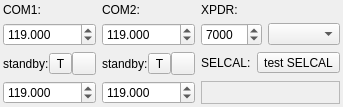
<?xml version="1.0" encoding="UTF-8"?>
<ui version="4.0">
 <class>CCockpitComForm</class>
 <widget class="QFrame" name="CCockpitComForm">
  <property name="geometry">
   <rect>
    <x>0</x>
    <y>0</y>
    <width>276</width>
    <height>95</height>
   </rect>
  </property>
  <property name="windowTitle">
   <string>Cockpit COM</string>
  </property>
  <layout class="QGridLayout" name="gl_CockpitComCo" columnstretch="0,0,1">
   <property name="leftMargin">
    <number>3</number>
   </property>
   <property name="topMargin">
    <number>3</number>
   </property>
   <property name="rightMargin">
    <number>3</number>
   </property>
   <property name="bottomMargin">
    <number>3</number>
   </property>
   <item row="1" column="0">
    <widget class="QDoubleSpinBox" name="ds_ComPanelCom1Active">
     <property name="decimals">
      <number>3</number>
     </property>
     <property name="minimum">
      <double>118.000000000000000</double>
     </property>
     <property name="maximum">
      <double>136.998</double>
     </property>
     <property name="singleStep">
      <double>0.0</double>
     </property>
     <property name="value">
      <double>119.000000000000000</double>
     </property>
    </widget>
   </item>
   <item row="0" column="2">
    <widget class="QWidget" name="qw_ComPanelTransponder" native="true">
     <layout class="QHBoxLayout" name="hl_ComPanelTransponderHeader">
      <property name="spacing">
       <number>0</number>
      </property>
      <property name="leftMargin">
       <number>0</number>
      </property>
      <property name="topMargin">
       <number>0</number>
      </property>
      <property name="rightMargin">
       <number>0</number>
      </property>
      <property name="bottomMargin">
       <number>0</number>
      </property>
      <item>
       <widget class="QLabel" name="lbl_ComPanelTransponder">
        <property name="frameShape">
         <enum>QFrame::NoFrame</enum>
        </property>
        <property name="text">
         <string>XPDR:</string>
        </property>
       </widget>
      </item>
      <item alignment="Qt::AlignLeft">
       <widget class="swift::gui::components::CCockpitTransponderModeLedsComponent" name="comp_TransponderLeds"/>
      </item>
     </layout>
    </widget>
   </item>
   <item row="3" column="0">
    <widget class="QDoubleSpinBox" name="ds_ComPanelCom1Standby">
     <property name="decimals">
      <number>3</number>
     </property>
     <property name="minimum">
      <double>118.000000000000000</double>
     </property>
     <property name="maximum">
      <double>136.998</double>
     </property>
     <property name="singleStep">
      <double>0.0</double>
     </property>
     <property name="value">
      <double>119.000000000000000</double>
     </property>
    </widget>
   </item>
   <item row="0" column="1">
    <widget class="QWidget" name="qw_ComPanelCom2Active" native="true">
     <layout class="QHBoxLayout" name="hl_ComPanelCom2Active">
      <property name="spacing">
       <number>3</number>
      </property>
      <property name="leftMargin">
       <number>0</number>
      </property>
      <property name="topMargin">
       <number>0</number>
      </property>
      <property name="rightMargin">
       <number>0</number>
      </property>
      <property name="bottomMargin">
       <number>0</number>
      </property>
      <item>
       <widget class="QLabel" name="lbl_ComPanelCom2Active">
        <property name="sizePolicy">
         <sizepolicy hsizetype="Preferred" vsizetype="Preferred">
          <horstretch>0</horstretch>
          <verstretch>0</verstretch>
         </sizepolicy>
        </property>
        <property name="text">
         <string>COM2:</string>
        </property>
        <property name="buddy">
         <cstring>qw_ComPanelCom2Active</cstring>
        </property>
       </widget>
      </item>
      <item>
       <widget class="swift::gui::CLedWidget" name="led_ComPanelCom2T" native="true"/>
      </item>
      <item>
       <widget class="swift::gui::CLedWidget" name="led_ComPanelCom2R" native="true"/>
      </item>
     </layout>
    </widget>
   </item>
   <item row="1" column="1">
    <widget class="QDoubleSpinBox" name="ds_ComPanelCom2Active">
     <property name="decimals">
      <number>3</number>
     </property>
     <property name="minimum">
      <double>118.000000000000000</double>
     </property>
     <property name="maximum">
      <double>136.998</double>
     </property>
     <property name="singleStep">
      <double>0.0</double>
     </property>
     <property name="value">
      <double>119.000000000000000</double>
     </property>
    </widget>
   </item>
   <item row="3" column="1">
    <widget class="QDoubleSpinBox" name="ds_ComPanelCom2Standby">
     <property name="decimals">
      <number>3</number>
     </property>
     <property name="minimum">
      <double>118.000000000000000</double>
     </property>
     <property name="maximum">
      <double>136.998</double>
     </property>
     <property name="singleStep">
      <double>0.0</double>
     </property>
     <property name="value">
      <double>119.000000000000000</double>
     </property>
    </widget>
   </item>
   <item row="1" column="2">
    <widget class="QFrame" name="fr_ComPanelTransponder">
     <property name="sizePolicy">
      <sizepolicy hsizetype="Preferred" vsizetype="Preferred">
       <horstretch>0</horstretch>
       <verstretch>0</verstretch>
      </sizepolicy>
     </property>
     <layout class="QHBoxLayout" name="hl_ComPanelTransponder">
      <property name="leftMargin">
       <number>0</number>
      </property>
      <property name="topMargin">
       <number>0</number>
      </property>
      <property name="rightMargin">
       <number>0</number>
      </property>
      <property name="bottomMargin">
       <number>0</number>
      </property>
      <item>
       <widget class="swift::gui::components::CTransponderCodeSpinBox" name="sbp_ComPanelTransponder">
        <property name="minimumSize">
         <size>
          <width>0</width>
          <height>18</height>
         </size>
        </property>
        <property name="maximum">
         <number>7777</number>
        </property>
        <property name="value">
         <number>7000</number>
        </property>
       </widget>
      </item>
      <item>
       <widget class="swift::gui::components::CTransponderModeSelector" name="cbp_ComPanelTransponderMode"/>
      </item>
     </layout>
    </widget>
   </item>
   <item row="0" column="0">
    <widget class="QWidget" name="qw_ComPanelCom1Active" native="true">
     <layout class="QHBoxLayout" name="hl_ComPanelCom1Active" stretch="0,0,0,0">
      <property name="spacing">
       <number>3</number>
      </property>
      <property name="leftMargin">
       <number>0</number>
      </property>
      <property name="topMargin">
       <number>0</number>
      </property>
      <property name="rightMargin">
       <number>0</number>
      </property>
      <property name="bottomMargin">
       <number>0</number>
      </property>
      <item>
       <widget class="QLabel" name="lbl_ComPanelCom1Active">
        <property name="sizePolicy">
         <sizepolicy hsizetype="Preferred" vsizetype="Preferred">
          <horstretch>0</horstretch>
          <verstretch>0</verstretch>
         </sizepolicy>
        </property>
        <property name="text">
         <string>COM1:</string>
        </property>
        <property name="buddy">
         <cstring>qw_ComPanelCom1Active</cstring>
        </property>
       </widget>
      </item>
      <item>
       <widget class="swift::gui::CLedWidget" name="led_ComPanelCom1T" native="true"/>
      </item>
      <item>
       <widget class="swift::gui::CLedWidget" name="led_ComPanelCom1R" native="true"/>
      </item>
     </layout>
    </widget>
   </item>
   <item row="2" column="1">
    <widget class="QWidget" name="qw_ComPanelCom2Standby" native="true">
     <layout class="QHBoxLayout" name="hl_ComPanelCom2Standby">
      <property name="spacing">
       <number>0</number>
      </property>
      <property name="leftMargin">
       <number>0</number>
      </property>
      <property name="topMargin">
       <number>0</number>
      </property>
      <property name="rightMargin">
       <number>0</number>
      </property>
      <property name="bottomMargin">
       <number>0</number>
      </property>
      <item>
       <widget class="QLabel" name="lbl_ComPanelCom2Standby">
        <property name="sizePolicy">
         <sizepolicy hsizetype="Preferred" vsizetype="Preferred">
          <horstretch>0</horstretch>
          <verstretch>0</verstretch>
         </sizepolicy>
        </property>
        <property name="text">
         <string>standby:</string>
        </property>
       </widget>
      </item>
      <item alignment="Qt::AlignLeft">
       <widget class="QToolButton" name="tb_RequestTextMessageCom2">
        <property name="toolTip">
         <string>Overlay text message</string>
        </property>
        <property name="whatsThis">
         <string>Overlay text message</string>
        </property>
        <property name="text">
         <string>T</string>
        </property>
       </widget>
      </item>
      <item alignment="Qt::AlignLeft">
       <widget class="QToolButton" name="tb_ComPanelCom2Toggle">
        <property name="toolTip">
         <string>Toggle COM 2 standby/active</string>
        </property>
        <property name="text">
         <string/>
        </property>
        <property name="icon">
         <iconset resource="../../misc/misc.qrc">
          <normaloff>:/ant-design/icons/ant-design/swap.svg</normaloff>:/ant-design/icons/ant-design/swap.svg</iconset>
        </property>
       </widget>
      </item>
     </layout>
    </widget>
   </item>
   <item row="2" column="0">
    <widget class="QWidget" name="qw_ComPanelCom1Standby" native="true">
     <layout class="QHBoxLayout" name="hl_ComPanelCom1Standby">
      <property name="spacing">
       <number>0</number>
      </property>
      <property name="leftMargin">
       <number>0</number>
      </property>
      <property name="topMargin">
       <number>0</number>
      </property>
      <property name="rightMargin">
       <number>0</number>
      </property>
      <property name="bottomMargin">
       <number>0</number>
      </property>
      <item>
       <widget class="QLabel" name="lbl_ComPanelCom1Standby">
        <property name="text">
         <string>standby:</string>
        </property>
       </widget>
      </item>
      <item alignment="Qt::AlignLeft">
       <widget class="QToolButton" name="tb_RequestTextMessageCom1">
        <property name="toolTip">
         <string>Overlay text message</string>
        </property>
        <property name="whatsThis">
         <string>Overlay text message</string>
        </property>
        <property name="text">
         <string>T</string>
        </property>
       </widget>
      </item>
      <item alignment="Qt::AlignLeft">
       <widget class="QToolButton" name="tb_ComPanelCom1Toggle">
        <property name="toolTip">
         <string>Toggle COM 1 standby/active</string>
        </property>
        <property name="text">
         <string/>
        </property>
        <property name="icon">
         <iconset resource="../../misc/misc.qrc">
          <normaloff>:/ant-design/icons/ant-design/swap.svg</normaloff>:/ant-design/icons/ant-design/swap.svg</iconset>
        </property>
       </widget>
      </item>
     </layout>
    </widget>
   </item>
   <item row="3" column="2">
    <widget class="swift::gui::components::CSelcalCodeSelector" name="frp_ComPanelSelcalSelector">
     <property name="frameShape">
      <enum>QFrame::StyledPanel</enum>
     </property>
     <property name="frameShadow">
      <enum>QFrame::Raised</enum>
     </property>
    </widget>
   </item>
   <item row="2" column="2">
    <widget class="QFrame" name="fr_ComPanelSelcalTop">
     <layout class="QFormLayout" name="fl_ComPanelSelcalTop">
      <property name="leftMargin">
       <number>0</number>
      </property>
      <property name="topMargin">
       <number>0</number>
      </property>
      <property name="rightMargin">
       <number>0</number>
      </property>
      <property name="bottomMargin">
       <number>0</number>
      </property>
      <item row="0" column="0">
       <widget class="QLabel" name="lbl_ComSelcalSelcal">
        <property name="sizePolicy">
         <sizepolicy hsizetype="Maximum" vsizetype="Preferred">
          <horstretch>0</horstretch>
          <verstretch>0</verstretch>
         </sizepolicy>
        </property>
        <property name="text">
         <string>SELCAL:</string>
        </property>
       </widget>
      </item>
      <item row="0" column="1">
       <widget class="QToolButton" name="tb_ComPanelSelcalTest">
        <property name="sizePolicy">
         <sizepolicy hsizetype="Maximum" vsizetype="Maximum">
          <horstretch>0</horstretch>
          <verstretch>0</verstretch>
         </sizepolicy>
        </property>
        <property name="toolTip">
         <string>test SELCAL</string>
        </property>
        <property name="text">
         <string>test SELCAL</string>
        </property>
        <property name="icon">
         <iconset resource="../../misc/misc.qrc">
          <normaloff>:/ant-design/icons/ant-design/sound.svg</normaloff>:/ant-design/icons/ant-design/sound.svg</iconset>
        </property>
       </widget>
      </item>
     </layout>
    </widget>
   </item>
  </layout>
 </widget>
 <customwidgets>
  <customwidget>
   <class>swift::gui::components::CSelcalCodeSelector</class>
   <extends>QFrame</extends>
   <header>gui/components/selcalcodeselector.h</header>
   <container>1</container>
  </customwidget>
  <customwidget>
   <class>swift::gui::CLedWidget</class>
   <extends>QWidget</extends>
   <header>gui/led.h</header>
   <container>1</container>
  </customwidget>
  <customwidget>
   <class>swift::gui::components::CTransponderModeSelector</class>
   <extends>QComboBox</extends>
   <header>gui/components/transpondermodeselector.h</header>
  </customwidget>
  <customwidget>
   <class>swift::gui::components::CTransponderCodeSpinBox</class>
   <extends>QSpinBox</extends>
   <header>gui/components/transpondercodespinbox.h</header>
  </customwidget>
  <customwidget>
   <class>swift::gui::components::CCockpitTransponderModeLedsComponent</class>
   <extends>QFrame</extends>
   <header>gui/components/cockpittranspondermodeledscomponent.h</header>
   <container>1</container>
  </customwidget>
 </customwidgets>
 <tabstops>
  <tabstop>ds_ComPanelCom1Active</tabstop>
  <tabstop>ds_ComPanelCom2Active</tabstop>
  <tabstop>ds_ComPanelCom1Standby</tabstop>
  <tabstop>ds_ComPanelCom2Standby</tabstop>
  <tabstop>sbp_ComPanelTransponder</tabstop>
  <tabstop>cbp_ComPanelTransponderMode</tabstop>
  <tabstop>tb_RequestTextMessageCom1</tabstop>
  <tabstop>tb_ComPanelCom1Toggle</tabstop>
  <tabstop>tb_RequestTextMessageCom2</tabstop>
  <tabstop>tb_ComPanelCom2Toggle</tabstop>
  <tabstop>tb_ComPanelSelcalTest</tabstop>
 </tabstops>
 <resources>
  <include location="../../misc/misc.qrc"/>
 </resources>
 <connections/>
</ui>
